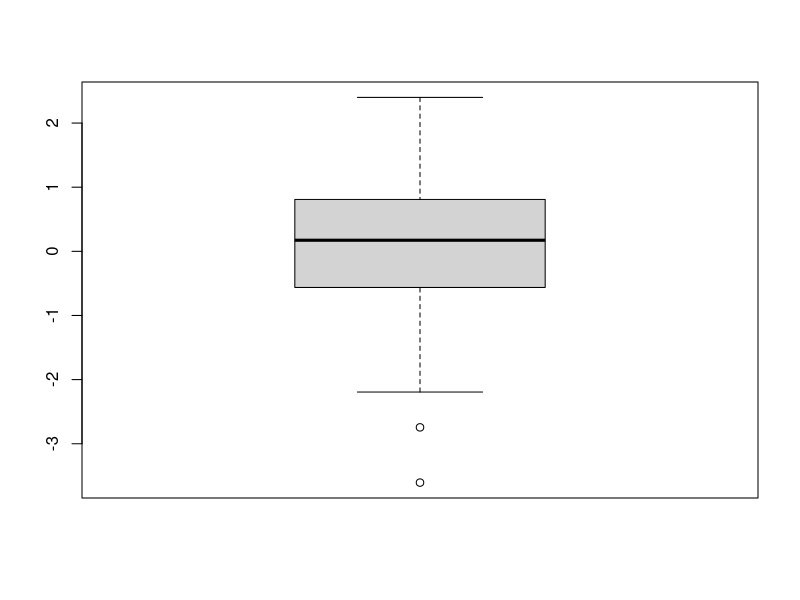
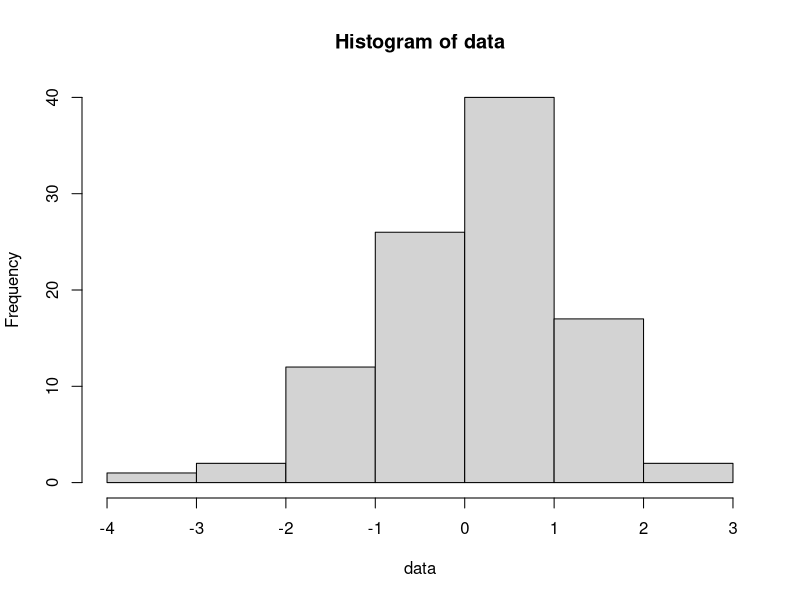
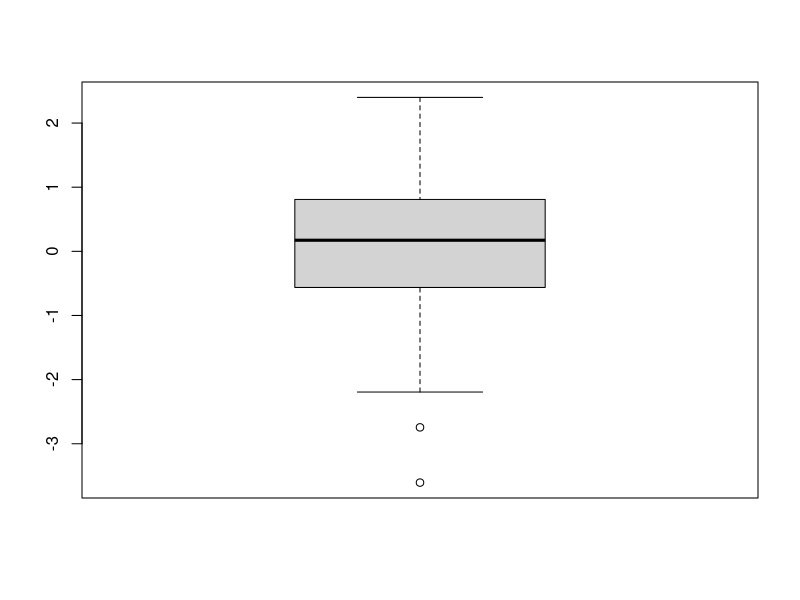
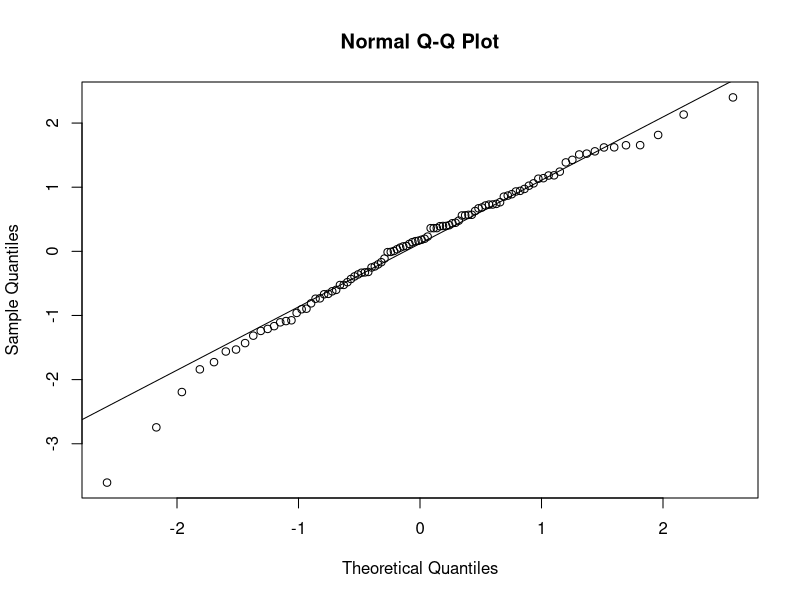
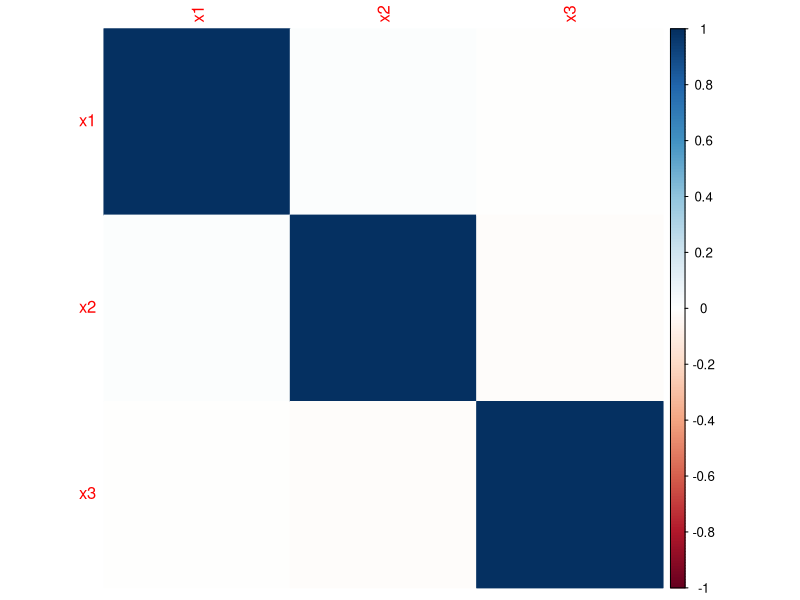
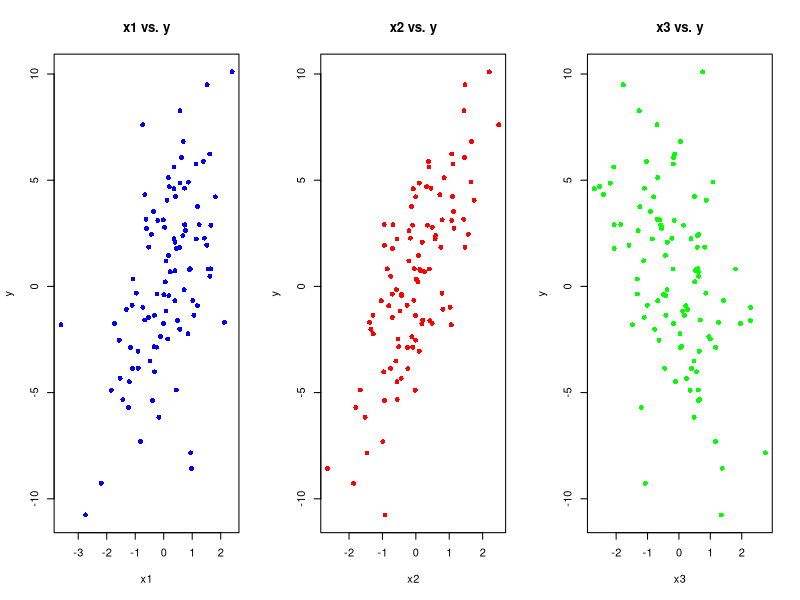
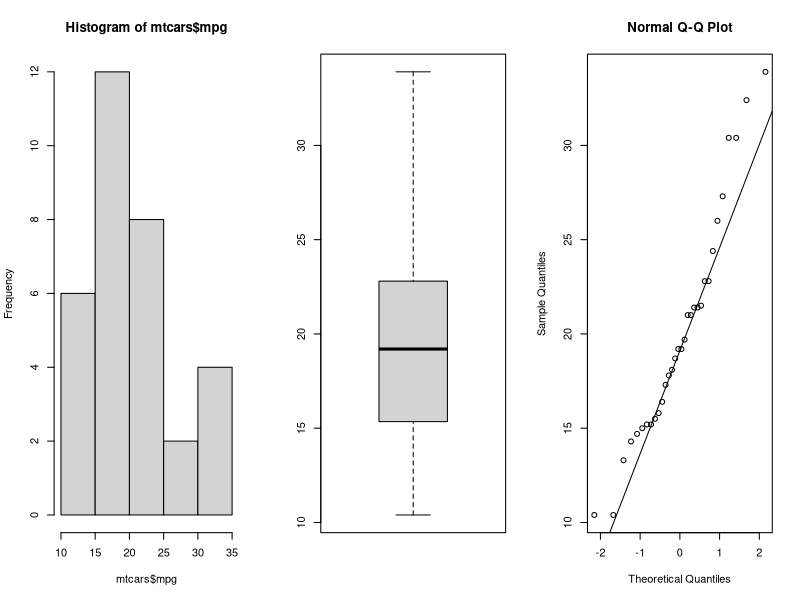
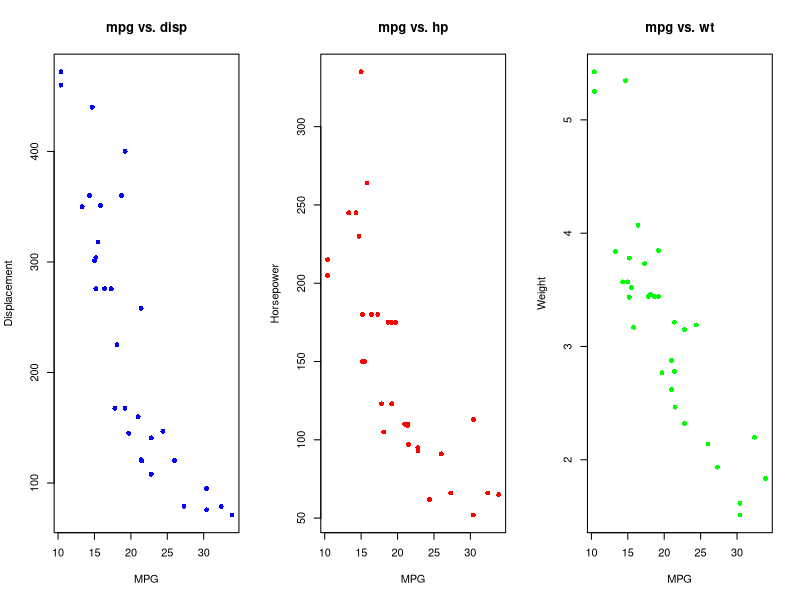

Here is the R script that generated these plots, in order:
#i) Derste verilen örnekler üzerinden gerçekleştirilen aşamalar

install.packages("MASS")
install.packages("corrplot")
library(MASS)

# Veri setini oluşturma
set.seed(125) # Tekrarlanabilirlik için seed belirleme
n <- 150 # Gözlem sayımızı belirliyoruz
x1 <- rnorm(n, mean = 15, sd = 3) # Bağımsız değişken 1
x2 <- rnorm(n, mean = 7, sd = 1.75) # Bağımsız değişken 2
x3 <- rnorm(n, mean = 8, sd = 0.4) # Bağımsız değişken 3
x4 <- rnorm(n, mean = 6, sd = 1.5) # Bağımsız değişken 4

y <- 4 + 3*x1 - 2.5*x2 + 1.5*x3 - 0.8*x4 + rnorm(n, mean = 0, sd = 1.5) # Bağımlı değişken

# Oluşturulan veri setini bir veri çerçevesine dönüştürme
data <- data.frame(y, x1, x2, x3, x4)

# Oluşturulan veri setini gösterme
head(data)

#---
#Aktarım ve Gerekli ise Dönüşüm
# Örnek veri setini oluşturma
set.seed(125)
n <- 100
x1_f <- rnorm(n, mean = 8, sd = 2)
x2_f <- rnorm(n, mean = 4, sd = 1)
y_f <- rnorm(n, mean = 2 + 3*x1 - 1.5*x2, sd = 2)

# x1 değişkenini faktörel değişkene dönüştürme
x1_f_factor <- as.factor(x1_f)

# x2 değişkenini sayısal değişkene dönüştürme
x2_f_numeric <- as.numeric(x2_f)

# Değişken türlerini kontrol etme
str(x1_f_factor)
str(x2_f_numeric)

set.seed(125)
n <- 100
x1_ev <- rnorm(n, mean = 10, sd = 2)
x2_ev <- rnorm(n, mean = 5, sd = 1)
y_ev <- rnorm(n, mean = 3 + 2*x1 - 1.5*x2, sd = 2)

# Eksik veri tespiti
is_na_x1 <- is.na(x1_ev)
is_na_x2 <- is.na(x2_ev)


# Eksik verileri medyan ile doldurma
median_y_ev <- median(y_ev, na.rm = TRUE)
y_filled <- ifelse(is.na(y_ev), median_y_ev, y_ev)


#aykırı değer tespiti
# Örnek veri setini oluşturma
set.seed(125)
data <- rnorm(100)

# Kutu grafiği oluşturma
boxplot(data)
sort(data)


# Z-puanı hesaplama
z_scores <- scale(data)

# Aykırı değerleri belirleme
outliers <- abs(z_scores) > 3

# Alt ve üst çeyreklikleri hesaplama
Q1 <- quantile(data, 0.25)
Q3 <- quantile(data, 0.75)

# Alt ve üst sınırı hesaplama
IQR <- Q3 - Q1
lower_bound <- Q1 - 1.5 * IQR
upper_bound <- Q3 + 1.5 * IQR

# Aykırı değerleri belirleme
outliers <- data < lower_bound | data > upper_bound

#---
#dağılımları keşif
# Örnek veri setini oluşturma
set.seed(125)
data <- rnorm(100)

# Histogram oluşturma
hist(data)

# Kutu grafiği oluşturma
boxplot(data)

# Q-Q plot oluşturma
qqnorm(data)
qqline(data)

# Kantillerden yararlanma
summary(data)

# Örnek veri setini oluşturma
set.seed(125)
x <- rnorm(100) # Bağımsız değişken
y <- 2*x + rnorm(100, mean = 0, sd = 0.5) # Bağımlı değişken

# Korelasyon katsayısını hesaplama
correlation <- cor(x, y)

# Korelasyon katsayısını ekrana yazdırma
print(correlation)


#multicollinearity
# Örnek veri setini oluşturma
set.seed(125)
x1 <- rnorm(100) # Bağımsız değişken 1
x2 <- rnorm(100) # Bağımsız değişken 2
x3 <- rnorm(100) # Bağımsız değişken 3
y <- 2*x1 + 3*x2 - 1.5*x3 + rnorm(100, mean = 0, sd = 0.5) # Bağımlı değişken

# Çoklu doğrusal regresyon modelini oluşturma
model <- lm(y ~ x1 + x2 + x3)

# Model özetini alma
summary(model)

# Bağımsız değişkenler arasındaki korelasyonu hesaplama
correlation_matrix <- cor(data.frame(x1, x2, x3))
print(correlation_matrix)
# corrplot paketini yükleme
library(corrplot)
# Korelasyon matrisini görselleştirme
corrplot(correlation_matrix, method = "color")


# Bağımsız değişkenlerin grafiğini çizme
par(mfrow=c(1,3)) # Grafiklerin yan yana yerleştirilmesi için ayar
plot(x1, y, main = "x1 vs. y", xlab = "x1", ylab = "y", col = "blue", pch = 16)
plot(x2, y, main = "x2 vs. y", xlab = "x2", ylab = "y", col = "red", pch = 16)
plot(x3, y, main = "x3 vs. y", xlab = "x3", ylab = "y", col = "green", pch = 16)


# Örnek veri setini oluşturma
set.seed(125)
x1 <- rnorm(100) # Bağımsız değişken 1
x2 <- rnorm(100) # Bağımsız değişken 2
x3 <- rnorm(100) # Bağımsız değişken 3
y <- 2*x1 + 3*x2 - 1.5*x3 + rnorm(100, mean = 0, sd = 0.5) # Bağımlı değişken

# Veriyi standartlaştırma
x1_standardized <- scale(x1)
x2_standardized <- scale(x2)
x3_standardized <- scale(x3)
y_standardized <- scale(y)

# Standartlaştırılmış veriyi kontrol etme
summary(x1_standardized)
summary(x2_standardized)
summary(x3_standardized)
summary(y_standardized)

#---

#---
#kategorik keşif
#---

#---
#son değişiklik
# caTools paketini yükleme
install.packages("caTools")
library(caTools)

# Veri setini oluşturma (örnek veri)
set.seed(125)
x1 <- rnorm(100) # Bağımsız değişken 1
x2 <- rnorm(100) # Bağımsız değişken 2
x3 <- rnorm(100) # Bağımsız değişken 3
y <- 2*x1 + 3*x2 - 1.5*x3 + rnorm(100, mean = 0, sd = 0.5) # Bağımlı değişken

# Veriyi test ve eğitim alt kümelerine böleme
split <- sample.split(y, SplitRatio = 0.7) # 70% eğitim, 30% test
train_data <- subset(data.frame(x1, x2, x3, y), split == TRUE)
test_data <- subset(data.frame(x1, x2, x3, y), split == FALSE)

# Verinin boyutlarını kontrol etme
dim(train_data)
dim(test_data)

#----------------------------------------------------------------------------------------------------------------#
#----------------------------------------------------------------------------------------------------------------#

#ii) mtcars verisetini kullanarak gerçekleştirilen aşamalar

# mtcars veri setini yükleme
data(mtcars)

# Veri setinin yapısı
str(mtcars)

# Özet istatistikler
summary(mtcars)

# Görselleştirmeler
# Histogram oluşturma
hist(mtcars$mpg)

# Kutu grafiği oluşturma
boxplot(mtcars$mpg)

# Q-Q plot oluşturma
qqnorm(mtcars$mpg)
qqline(mtcars$mpg)

# Bağımlı değişkenlerin grafiğini çizme
par(mfrow=c(1,3))
plot(mtcars$mpg, mtcars$disp, main = "mpg vs. disp", xlab = "MPG", ylab = "Displacement", col = "blue", pch = 16)
plot(mtcars$mpg, mtcars$hp, main = "mpg vs. hp", xlab = "MPG", ylab = "Horsepower", col = "red", pch = 16)
plot(mtcars$mpg, mtcars$wt, main = "mpg vs. wt", xlab = "MPG", ylab = "Weight", col = "green", pch = 16)

# Korelasyon katsayısını hesaplama
correlation <- cor(mtcars$mpg, mtcars$disp)

# Korelasyon katsayısını ekrana yazdırma
print(correlation)

# Çoklu doğrusal regresyon modelini oluşturma
model <- lm(mpg ~ disp + hp + wt, data = mtcars)

# Model özetini alma
summary(model)

# Bağımsız değişkenler arasındaki korelasyonu hesaplama
correlation_matrix <- cor(mtcars[c("disp", "hp", "wt")])
print(correlation_matrix)

# corrplot paketini yükleme
install.packages("corrplot")
library(corrplot)

# Korelasyon matrisini görselleştirme
corrplot(correlation_matrix, method = "color")

install.packages("caTools")
library(caTools)

# Veriyi test ve eğitim alt kümelerine böleme
set.seed(125)
split <- sample.split(mtcars$mpg, SplitRatio = 0.7) # 70% eğitim, 30% test
train_data <- subset(mtcars, split == TRUE)
test_data <- subset(mtcars, split == FALSE)

# Verinin boyutlarını kontrol etme
dim(train_data)
dim(test_data)
